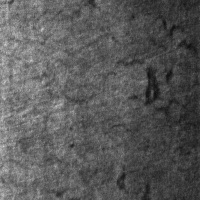
#> input picture NEU-DET/NEU-DET/IMAGES/crazing_111.jpg, 200 x 200 px
$ python -i neu.py   (imports and definitions only)   (older library calls are emulated)
#> lines starting #> are read from the running program, lines starting #| are printed output that depends on the picture; after the words box and inside, x2 and y2 are one past the last pixel; in counts of white or black regions, pixels touching at a corner belong together
"""Defect localisation for rolled-steel surface inspection (NEU).

Separate from backend/app/vision.py, which handles weld-bead inspection. Same
public idea — classical CV, no learned model — but NEU defects are not dark
pits on a bead, so they need a different feature: NEU's six classes
(crazing, inclusion, patches, pitted_surface, rolled_in_scale, scratches) vary
from large low-frequency regions to fine crack networks, while the background is
a comparatively uniform steel surface.

Approach: local anomaly energy. A defect is a region whose intensity departs
from its local surroundings, in EITHER direction (rolled-in scale is brighter,
crazing is darker), so the response is two-sided:

    bg    = box blur (local background)
    anom  = |gray - bg|              two-sided local deviation
    mask  = threshold -> morphology -> connected components

Box blur is used rather than Gaussian because it is O(1) per pixel regardless of
kernel size, which keeps the dominant op cheap (see docs/BENCHMARK-RESULTS.md).

All thresholds are keyword arguments so eval/neu_tune.py can measure them rather
than guess them.
"""
from dataclasses import dataclass, field

import cv2
import numpy as np


@dataclass
class DetectConfig:
    box: int = 31                # local background window
    anom_thresh: float = 12.0    # minimum |gray-bg| to count as anomalous
    open_k: int = 3              # despeckle
    close_k: int = 7             # fill cracks inside a defect region
    min_area: int = 60           # px, drop specks
    max_frac: float = 0.95       # drop predictions covering nearly everything
    merge_iou: float = 0.30      # merge overlapping components


@dataclass
class Region:
    x: int
    y: int
    w: int
    h: int
    area: int
    score: float
    mean_anom: float


@dataclass
class Detection:
    image_shape: tuple
    regions: list = field(default_factory=list)
    quality: dict = field(default_factory=dict)


def anomaly_map(gray: np.ndarray, cfg: DetectConfig) -> np.ndarray:
    k = cfg.box if cfg.box % 2 == 1 else cfg.box + 1
    bg = cv2.blur(gray, (k, k))
    return cv2.absdiff(gray, bg)


def locate_defects(image: np.ndarray, cfg: DetectConfig = None) -> Detection:
    """Return candidate defect regions for one BGR or gray image."""
    cfg = cfg or DetectConfig()
    gray = image if image.ndim == 2 else cv2.cvtColor(image, cv2.COLOR_BGR2GRAY)
    anom = anomaly_map(gray, cfg)

    _, mask = cv2.threshold(anom, cfg.anom_thresh, 255, cv2.THRESH_BINARY)
    if cfg.open_k > 0:
        mask = cv2.morphologyEx(mask, cv2.MORPH_OPEN,
                                cv2.getStructuringElement(cv2.MORPH_RECT, (cfg.open_k, cfg.open_k)))
    if cfg.close_k > 0:
        mask = cv2.morphologyEx(mask, cv2.MORPH_CLOSE,
                                cv2.getStructuringElement(cv2.MORPH_RECT, (cfg.close_k, cfg.close_k)))

    n, labels, stats, _ = cv2.connectedComponentsWithStats(mask, connectivity=8)
    total = gray.shape[0] * gray.shape[1]
    regions = []
    for i in range(1, n):
        x, y, w, h, area = stats[i]
        if area < cfg.min_area:
            continue
        if cfg.max_frac and (w * h) / total > cfg.max_frac:
            continue  # a "defect" filling the frame is a segmentation failure
        sel = labels[y:y + h, x:x + w] == i
        score = float(anom[y:y + h, x:x + w][sel].mean())
        regions.append(Region(int(x), int(y), int(w), int(h), int(area), score, score))

    regions = _merge_overlapping(regions, cfg.merge_iou)

    # Quality signals the agent can act on (same role as blur/glare in the weld path).
    sharpness = float(cv2.Laplacian(gray, cv2.CV_64F).var())
    contrast = float(gray.std())
    quality = {
        "sharpness": round(sharpness, 2),
        "contrast": round(contrast, 2),
        "coverage": round(sum(r.area for r in regions) / total, 4),
        "region_count": len(regions),
        "max_score": round(max((r.score for r in regions), default=0.0), 3),
        "total_anomaly_energy": round(float(anom.mean()), 4),
    }
    return Detection(gray.shape, regions, quality)


def _merge_overlapping(regions, iou_thresh):
    """Union overlapping boxes; defects often fragment into several components."""
    if not regions:
        return []
    boxes = [(r.x, r.y, r.x + r.w, r.y + r.h, r) for r in regions]
    boxes.sort(key=lambda b: b[2] * b[3], reverse=True)
    merged = []
    for x0, y0, x1, y1, r in boxes:
        placed = False
        for m in merged:
            ix0, iy0 = max(x0, m["x0"]), max(y0, m["y0"])
            ix1, iy1 = min(x1, m["x1"]), min(y1, m["y1"])
            iw, ih = max(0, ix1 - ix0), max(0, iy1 - iy0)
            inter = iw * ih
            union = (x1 - x0) * (y1 - y0) + (m["x1"] - m["x0"]) * (m["y1"] - m["y0"]) - inter
            if union > 0 and inter / union >= iou_thresh:
                m["x0"], m["y0"] = min(m["x0"], x0), min(m["y0"], y0)
                m["x1"], m["y1"] = max(m["x1"], x1), max(m["y1"], y1)
                m["score"] = max(m["score"], r.score)
                m["area"] = (m["x1"] - m["x0"]) * (m["y1"] - m["y0"])
                placed = True
                break
        if not placed:
            merged.append({"x0": x0, "y0": y0, "x1": x1, "y1": y1,
                           "score": r.score, "area": r.area})
    return [
        Region(m["x0"], m["y0"], m["x1"] - m["x0"], m["y1"] - m["y0"],
               m["area"], m["score"], m["score"])
        for m in merged
    ]


def iou(a, b):
    """IoU between two Region-like objects."""
    ax0, ay0, ax1, ay1 = a.x, a.y, a.x + a.w, a.y + a.h
    bx0, by0, bx1, by1 = b.x, b.y, b.x + b.w, b.y + b.h
    ix0, iy0 = max(ax0, bx0), max(ay0, by0)
    ix1, iy1 = min(ax1, bx1), min(ay1, by1)
    iw, ih = max(0, ix1 - ix0), max(0, iy1 - iy0)
    inter = iw * ih
    if inter == 0:
        return 0.0
    union = a.w * a.h + b.w * b.h - inter
    return inter / union

>>> import cv2
>>> picture = cv2.imread('../../NEU-DET/NEU-DET/IMAGES/crazing_111.jpg')
#> picture is the input picture: shape (200, 200, 3); min 12, max 215, mean 89.3
>>> result = locate_defects(picture)
#> in anomaly_map, `bg = cv2.blur(gray, (k, k))`:
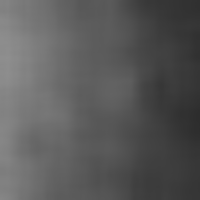
#> bg: shape (200, 200); min 45, max 143, mean 89.3
#> in anomaly_map, `return cv2.absdiff(gray, bg)`:
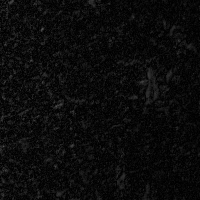
#> returned value: shape (200, 200); min 0, max 84, mean 11.2
#> in locate_defects, `_, mask = cv2.threshold(anom, cfg.anom_thresh, 255, cv2.THRESH_BINARY)`:
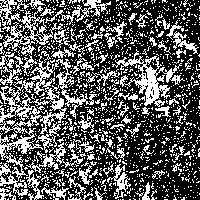
#> mask: shape (200, 200); 35.6% white in thin lines or dots
#> in locate_defects, `mask = cv2.morphologyEx(mask, cv2.MORPH_OPEN, cv2.getStructuringElemen..`:
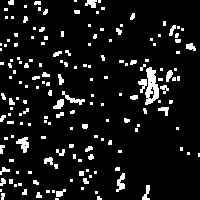
#> mask: shape (200, 200); 9.2% white; 173 white regions (118 under 20 px), largest, box (x1, y1, x2, y2) and area: (145, 67, 159, 105) 331, (16, 137, 29, 153) 116, (62, 91, 85, 105) 96
#> in locate_defects, `mask = cv2.morphologyEx(mask, cv2.MORPH_CLOSE, cv2.getStructuringEleme..`:
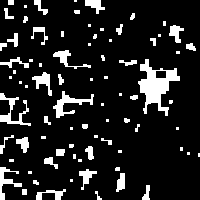
#> mask: shape (200, 200); 12.6% white; 80 white regions (39 under 20 px), largest, box (x1, y1, x2, y2) and area: (138, 59, 180, 116) 1003, (53, 91, 94, 118) 347, (0, 93, 31, 126) 326
#> in locate_defects, `n, labels, stats, _ = cv2.connectedComponentsWithStats(mask, connectiv..`:
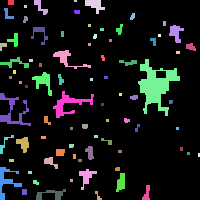
#> labels: shape (200, 200) int32; 81 distinct labels, from 0 to 80; one colour per label, 0 black
#> in locate_defects, `n, labels, stats, _ = cv2.connectedComponentsWithStats(mask, connectiv..`: n = 81; stats = 81 rows, first 6: [0, 0, 200, 200, 34957], [8, 0, 6, 5, 30], [34, 0, 14, 15, 84], [74, 0, 3, 2, 6], [85, 0, 20, 14, 150], [24, 5, 3, 3, 9]
#> the loop in locate_defects, `for i in range(1, n):` made 80 passes
#> (x, y, w, h, area) on passes 1, 6, 7, 8, 9, 12, 21, 22, 24, 35, 44, 47: (8, 0, 6, 5, 30), (4, 8, 10, 11, 54), (74, 10, 6, 4, 23), (130, 13, 5, 7, 26), (23, 16, 5, 7, 26), (116, 24, 7, 11, 45), (150, 38, 6, 8, 33), (0, 43, 7, 8, 36), (186, 43, 10, 8, 55), (58, 74, 6, 11, 42), (130, 95, 8, 5, 33), (44, 116, 7, 9, 37)
#> (x, y, w, h, area, score) on passes 2, 4, 13, 14, 17, 25: (34, 0, 14, 15, 84, 23.85), (85, 0, 20, 14, 150, 21.86), (169, 25, 15, 18, 148, 18.98), (31, 27, 17, 18, 107, 23.32), (7, 33, 11, 14, 76, 22.76), (53, 50, 38, 19, 196, 17.67)
#> after the loop in locate_defects, `for i in range(1, n):`: regions = 22 items
#> the loop in _merge_overlapping, `for x0, y0, x1, y1, r in boxes:` made 22 passes
#> (x0, y0, x1, y1) on passes 1 to 12: (142, 185, 150, 200), (116, 173, 125, 192), (138, 59, 180, 116), (79, 169, 97, 190), (85, 146, 94, 160), (36, 189, 66, 200), (53, 91, 94, 118), (56, 149, 65, 156), (44, 157, 58, 169), (119, 60, 137, 66), (169, 25, 184, 43), (53, 50, 91, 69)
#> after the loop in _merge_overlapping, `for x0, y0, x1, y1, r in boxes:`: m = {'x0': 7, 'y0': 33, 'x1': 18, 'y1': 47, 'score': 22.76, 'area': 76}; merged = 22 items
#> in locate_defects, `sharpness = float(cv2.Laplacian(gray, cv2.CV_64F).var())`: sharpness = 991.7
#> in locate_defects, `contrast = float(gray.std())`: contrast = 29.49
#> in locate_defects, `quality = { "sharpness": round(sharpness, 2), "contrast": round(contra..`: quality = {'sharpness': 991.7, 'contrast': 29.49, 'coverage': 0.099, 'region_count': 22, 'max_score': 26.64, 'total_anomaly_energy': 11.16}

$ run again, on NEU-DET/NEU-DET/IMAGES/crazing_113.jpg
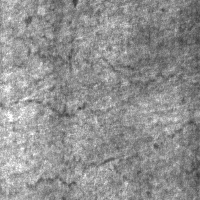
#> input picture NEU-DET/NEU-DET/IMAGES/crazing_113.jpg, 200 x 200 px
#> picture is the input picture: shape (200, 200, 3); min 52, max 255, mean 144.5
#> in locate_defects, `_, mask = cv2.threshold(anom, cfg.anom_thresh, 255, cv2.THRESH_BINARY)`:
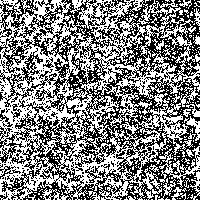
#> mask: shape (200, 200); 51% white; black in thin lines or dots
#> in locate_defects, `n, labels, stats, _ = cv2.connectedComponentsWithStats(mask, connectiv..`:
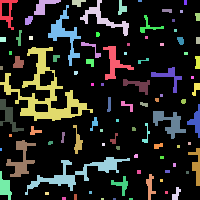
#> labels: shape (200, 200) int32; 92 distinct labels, from 0 to 91; one colour per label, 0 black
#> n = 92; stats = 92 rows, first 6: [0, 0, 200, 200, 31307], [0, 0, 18, 30, 199], [34, 0, 27, 15, 188], [72, 0, 14, 7, 63], [80, 0, 49, 36, 399], [118, 0, 9, 15, 78]
#> the loop in locate_defects, `for i in range(1, n):` made 91 passes
#> (x, y, w, h, area) on passes 9, 11, 13, 16, 18, 21, 22, 31: (162, 9, 10, 4, 33), (195, 13, 5, 8, 35), (25, 16, 8, 9, 56), (16, 30, 6, 16, 50), (0, 37, 6, 5, 30), (177, 37, 7, 8, 44), (196, 37, 4, 7, 28), (53, 55, 7, 7, 37)
#> after the loop in locate_defects, `for i in range(1, n):`: regions = 25 items
#> the loop in _merge_overlapping, `for x0, y0, x1, y1, r in boxes:` made 25 passes
#> (x0, y0, x1, y1) on passes 1 to 8: (188, 148, 200, 186), (172, 187, 181, 200), (146, 174, 156, 200), (187, 104, 200, 138), (153, 111, 186, 139), (25, 157, 130, 195), (111, 176, 128, 196), (192, 83, 200, 96)
#> after the loop in _merge_overlapping, `for x0, y0, x1, y1, r in boxes:`: m = {'x0': 72, 'y0': 0, 'x1': 86, 'y1': 7, 'score': 33.95, 'area': 63}; merged = 25 items
#> sharpness = 1976
#> contrast = 27.27
#> quality = {'sharpness': 1976, 'contrast': 27.27, 'coverage': 0.183, 'region_count': 25, 'max_score': 33.95, 'total_anomaly_energy': 15.5}
